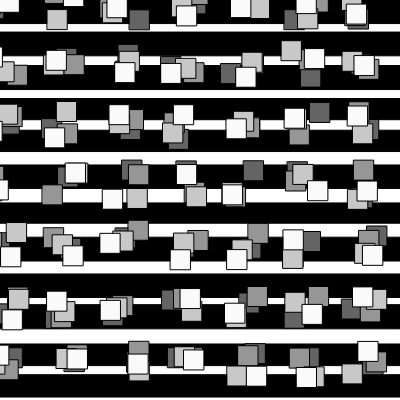
Frame 1 (no input)
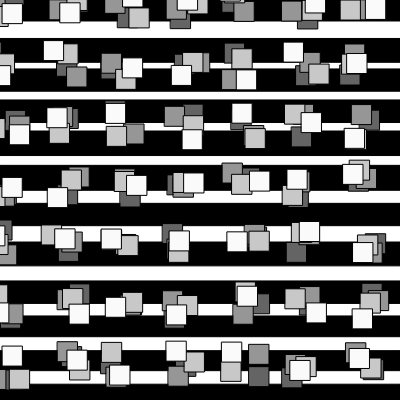
Frame 2 (the mouse pressed at the canvas centre, redrawn once)

The p5.js sketch that drew these frames (run headless with seeded random() and noise() and a simulated clock; the mouse was pressed at the canvas centre and the sketch redrawn once):

// p5.js sketch
// ── sketch.js
//  Dimitri Balzer
//  03.11.2021
//


const SIZE = 400;

function setup() {
  createCanvas(SIZE, SIZE);
}

function draw() {
  noLoop();
  background(255);

  fill('black')

  for(
    let rectY = 0;
    rectY <= SIZE;
    rectY += random(30, 40)
  ) {
    rect(0, rectY, SIZE, random(20, 25))
  }

  for ( let layer = 0; layer <= 3; layer++) {
    let layerColor = 100 + layer * 50;
    fill(layerColor)

    for ( let x = 0; x <= SIZE + 50; x += 60 ) {
      for ( let y = 0; y <= SIZE + 50; y += 60 ) {
        rect (
          -100 + y + 20 + random(0, 30),
          -100 + x + 20 + random(0, 30),
          20
        )
      }
    }
  }
}
